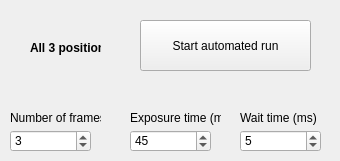
     <widget class="QWidget" name="tab_2">
      <attribute name="title">
       <string>3 Positions automated</string>
      </attribute>
      <widget class="QSpinBox" name="spinBox_WaitTime3Pos">
       <property name="geometry">
        <rect>
         <x>240</x>
         <y>130</y>
         <width>81</width>
         <height>22</height>
        </rect>
       </property>
       <property name="maximum">
        <number>999</number>
       </property>
       <property name="value">
        <number>5</number>
       </property>
      </widget>
      <widget class="QSpinBox" name="spinBox_frameNo3Pos">
       <property name="geometry">
        <rect>
         <x>10</x>
         <y>130</y>
         <width>81</width>
         <height>22</height>
        </rect>
       </property>
       <property name="maximum">
        <number>999</number>
       </property>
       <property name="value">
        <number>3</number>
       </property>
      </widget>
      <widget class="QLabel" name="label_frameNo3Pos">
       <property name="geometry">
        <rect>
         <x>10</x>
         <y>110</y>
         <width>91</width>
         <height>16</height>
        </rect>
       </property>
       <property name="text">
        <string>Number of frames</string>
       </property>
      </widget>
      <widget class="QPushButton" name="pushButton_Auto3Pos">
       <property name="geometry">
        <rect>
         <x>140</x>
         <y>20</y>
         <width>171</width>
         <height>51</height>
        </rect>
       </property>
       <property name="text">
        <string>Start automated run</string>
       </property>
      </widget>
      <widget class="QLabel" name="label_ExposureTime3Pos">
       <property name="geometry">
        <rect>
         <x>130</x>
         <y>110</y>
         <width>91</width>
         <height>16</height>
        </rect>
       </property>
       <property name="text">
        <string>Exposure time (ms)</string>
       </property>
      </widget>
      <widget class="QLabel" name="label_WaitTime3Pos">
       <property name="geometry">
        <rect>
         <x>240</x>
         <y>110</y>
         <width>91</width>
         <height>16</height>
        </rect>
       </property>
       <property name="text">
        <string>Wait time (ms)</string>
       </property>
      </widget>
      <widget class="QSpinBox" name="spinBox_ExposureTime3Pos">
       <property name="geometry">
        <rect>
         <x>130</x>
         <y>130</y>
         <width>81</width>
         <height>22</height>
        </rect>
       </property>
       <property name="maximum">
        <number>999</number>
       </property>
       <property name="value">
        <number>45</number>
       </property>
      </widget>
      <widget class="QLabel" name="label_3Pos">
       <property name="geometry">
        <rect>
         <x>30</x>
         <y>40</y>
         <width>71</width>
         <height>16</height>
        </rect>
       </property>
       <property name="font">
        <font>
         <weight>75</weight>
         <bold>true</bold>
        </font>
       </property>
       <property name="text">
        <string>All 3 positions</string>
       </property>
      </widget>
     </widget>
